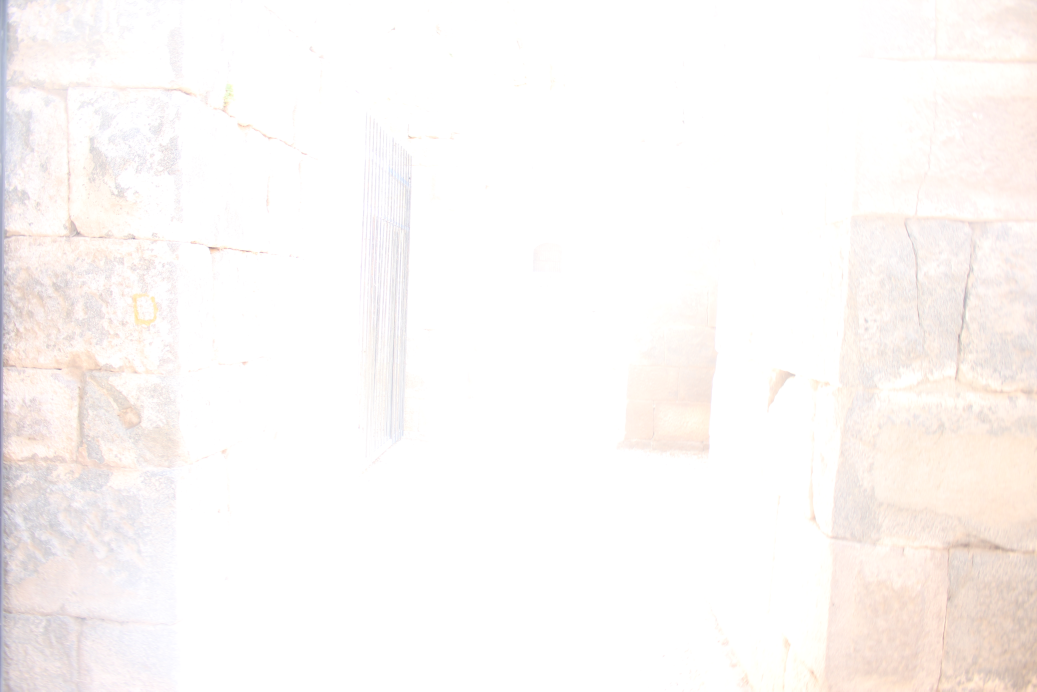
//> input picture Samples/Set1/IMG_6074.JPG, 5184 x 3456 px (shown at 1/5 size)
$ ./mtb Samples/Set1/IMG_6074.JPG Samples/Set1/IMG_6074.JPG   (built with g++ and OpenCV 4)
//> lines starting //> are read from the running program, lines starting //| are printed output that depends on the picture
#include <opencv2/opencv.hpp>
#include <cstdlib>
#include <algorithm>

using namespace std;


int calculateMedian(cv::Mat img)
{
    std::vector<uchar> array;
    if (img.isContinuous())
    {
        array.assign(img.datastart, img.dataend);
    }
    else
    {
        for (int i = 0; i < img.rows; ++i)
        {
            array.insert(array.end(), img.ptr<uchar>(i), img.ptr<uchar>(i)+img.cols);
        }
    }
    std::nth_element(array.begin(), array.begin() + array.size()/2, array.end());

    return int(array[array.size()/2]);
}

// OK
void rotateImage(cv::Mat img, cv::Mat& rotated, double angle)
{
    cv::Mat matRot = cv::getRotationMatrix2D( cv::Point(img.rows/2, img.cols/2), -angle, 1 );
    cv::warpAffine( img, rotated, matRot, img.size() );
}

// OK
void shiftImage(cv::Mat img, cv::Mat& shifted, int x, int y)
{
    shifted = shifted.zeros(img.rows,img.cols,CV_8U);

    cv::Rect source = cv::Rect(max(0,-x),max(0,-y), img.cols-abs(x),img.rows-abs(y));
    cv::Rect target = cv::Rect(max(0,x),max(0,y),img.cols-abs(x),img.rows-abs(y));
    img(source).copyTo(shifted(target));
}

// OK, src & ref are bitmaps
int xorImages(cv::Mat src, cv::Mat ref, cv::Mat& diff)
{
    diff = diff.zeros(src.rows,src.cols,CV_8U);
    int counter = 0;
    cv::absdiff(src,ref,diff);
    counter = cv::countNonZero(diff);
    return counter;
}

// OK
void toBitmap(cv::Mat gray, cv::Mat& bitmap, int median)
{
    bitmap = bitmap.zeros(gray.rows,gray.cols,CV_8U);
    threshold( gray, bitmap, median, 255, CV_THRESH_BINARY );
}

//OK
void generatePyramids(cv::Mat src, cv::Mat ref, std::vector<cv::Mat>& srcPyramid, std::vector<cv::Mat>& refPyramid, int level)
{
    cv::Mat srcBitmapItr;
    cv::Mat refBitmapItr;
    // May need to claculate median for every level !!
    int mediansrc,medianref;
    for (int i = 0; i < level; i++)
    {
        mediansrc = calculateMedian(src);
        medianref = calculateMedian(ref);
        toBitmap(src,srcBitmapItr,mediansrc);
        toBitmap(ref,refBitmapItr,medianref);
        srcPyramid.push_back(srcBitmapItr);
        refPyramid.push_back(refBitmapItr);

        cv::resize(src,src,cv::Size((src.cols/2),(src.rows/2)));
        cv::resize(ref,ref,cv::Size((ref.cols/2),(ref.rows/2)));
    }
}

int walkOnImage(cv::Mat src, cv::Mat ref, int& x, int& y)
{
    int error;
    int minerror = 1000000000;
    int deltaX, deltaY;
    cv::Mat shifted;
    cv::Mat diff;
    for( int rowstep = -(src.rows)+1; rowstep <=(src.rows-1); rowstep++)
        for( int colstep = -(src.cols)+1; colstep <=(src.cols-1); colstep++)
        {
            shiftImage(src, shifted, colstep, rowstep);
            error = xorImages(shifted, ref, diff);
            //std::cout << "ERROR: " << error << "-" << deltaX << "," << deltaY << std::endl;
            if (error < minerror)
            {
                minerror = error;
                deltaX = colstep;
                deltaY = rowstep;
            }
        }

    x = x + deltaX;
    y = y + deltaY;
    return minerror;
}

int checkLocalPixels(cv::Mat src, cv::Mat ref, int& x, int& y)
{
    int error;
    int minerror = 1000000000;
    int deltaX, deltaY;
    cv::Mat shifted;
    cv::Mat diff;
    for( int rowstep = -1; rowstep <=1; rowstep++)
        for( int colstep = -1; colstep <=1; colstep++)
        {
            shiftImage(src, shifted, x+colstep, y+rowstep);
            error = xorImages(shifted, ref, diff);
            //std::cout << rowstep << "," << colstep << "    " << error << std::endl;
            if (error < minerror)
            {
                minerror = error;
                deltaX = colstep;
                deltaY = rowstep;
            }
        }

    x = x + deltaX;
    y = y + deltaY;
    return minerror;
}


void mtb(cv::Mat src, cv::Mat ref, int& x, int& y, double& angle)
{
    std::vector<cv::Mat> srcPyramid;
    std::vector<cv::Mat> refPyramid;

    int minerror = 1000000000;
    int error;
    int tx,ty;
    cv::Mat rotated;

    // For every rotation angle
    for(double rotangle = -0.5; rotangle <= 0.5; rotangle=rotangle+0.05)
    {
        std::cout << "Rotation: " << rotangle << " Degree" << std::endl;
        srcPyramid.clear();
        refPyramid.clear();
        tx = 0;
        ty = 0;

        if ( abs(rotangle-0) < 0.0000001)
            rotangle = 0;

        rotateImage(src, rotated, rotangle);
        generatePyramids(rotated, ref, srcPyramid, refPyramid, 6);

        // Find x,y offsets
        error = walkOnImage(srcPyramid[srcPyramid.size()-1], refPyramid[refPyramid.size()-1], tx, ty);

        for (int i = srcPyramid.size()-2; i >= 0; i--)
        {
            tx = 2*tx;
            ty = 2*ty;
            error = checkLocalPixels(srcPyramid[i], refPyramid[i], tx, ty);
        }

        if ( error < minerror)
        {
            minerror = error;
            angle = rotangle;
            x = tx;
            y = ty;
        }
    }
}

int main(int argc, char** argv) {
    cv::Mat src, ref;
    cv::Mat srcgray, refgray;
    src = cv::imread(argv[1]);
//> src is the input picture: 3456 rows x 5184 cols, CV_8UC3; mean B, G, R 246.6, 248.3, 252
    ref = cv::imread(argv[2]);
    cv::cvtColor(src,srcgray,CV_RGB2GRAY);
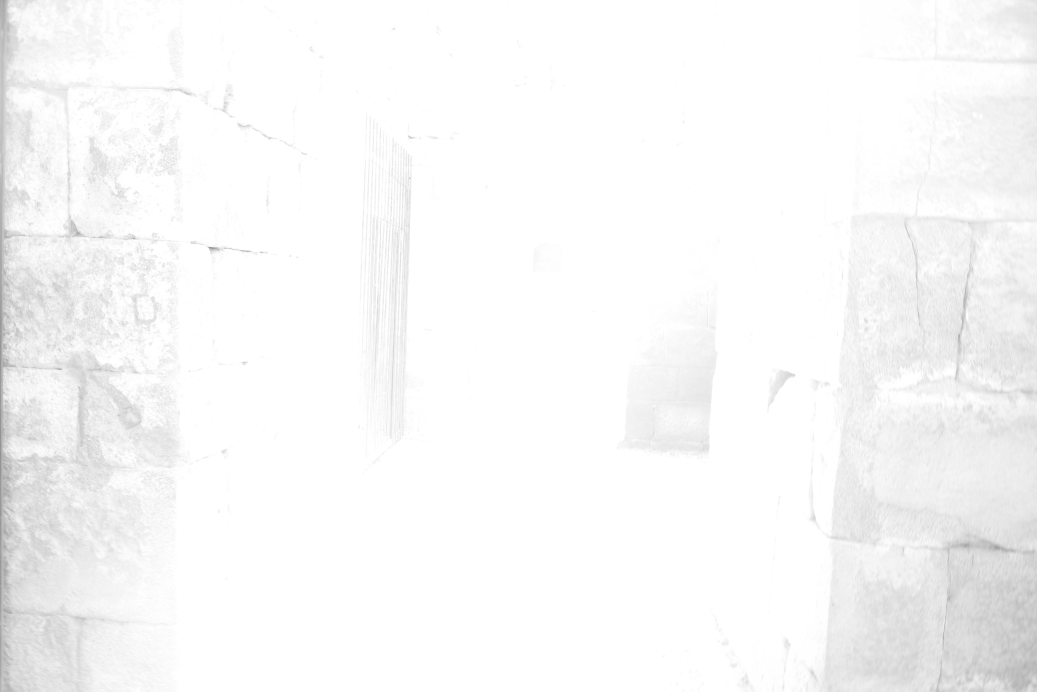
//> srcgray: 3456 rows x 5184 cols, CV_8UC1 (shown at 1/5 size); min 134, max 255, mean 248.2
    cv::cvtColor(ref,refgray,CV_RGB2GRAY);
    int x = 0;
    int y = 0;
    double angle = 0;
    mtb(srcgray, refgray, x, y, angle);
//> the loop in mtb, `for(double rotangle = -0.5; rotangle <= 0.5; rotangle=rotangle+0.05)` made 21 passes
//> (minerror, x, y) on pass 1: (0, -5183, -3455)
//> after the loop in mtb, `for(double rotangle = -0.5; rotangle <= 0.5; rotangle=rotangle+0.05)`: tx = -5183; ty = -3455; error = 0; angle = -0.5; x = -5183; y = -3455
//> x = -5183; y = -3455; angle = -0.5

    std::cout << " x: " << x << " y: " << y << " angle: " << angle << std::endl;
//|  x: -5183 y: -3455 angle: -0.5

    cv::Mat rotated;
    cv::Mat aligned;
    rotateImage(srcgray,rotated,angle);
    shiftImage(rotated,aligned,x,y);
//> in shiftImage, `cv::Rect source = cv::Rect(max(0,-x),max(0,-y), img.cols-abs(x),img.ro..`: source = Rect(5183, 3455, 1, 1)
//> in shiftImage, `cv::Rect target = cv::Rect(max(0,x),max(0,y),img.cols-abs(x),img.rows-..`: target = Rect(0, 0, 1, 1)
//> aligned: 3456 rows x 5184 cols, CV_8UC1; every value is 0
    cv::imwrite("aligned.jpg", aligned);
    cv::imwrite("original.jpg", srcgray);
    cv::imwrite("referance.jpg",refgray);
    cv::waitKey(0);


    return 0;
}
